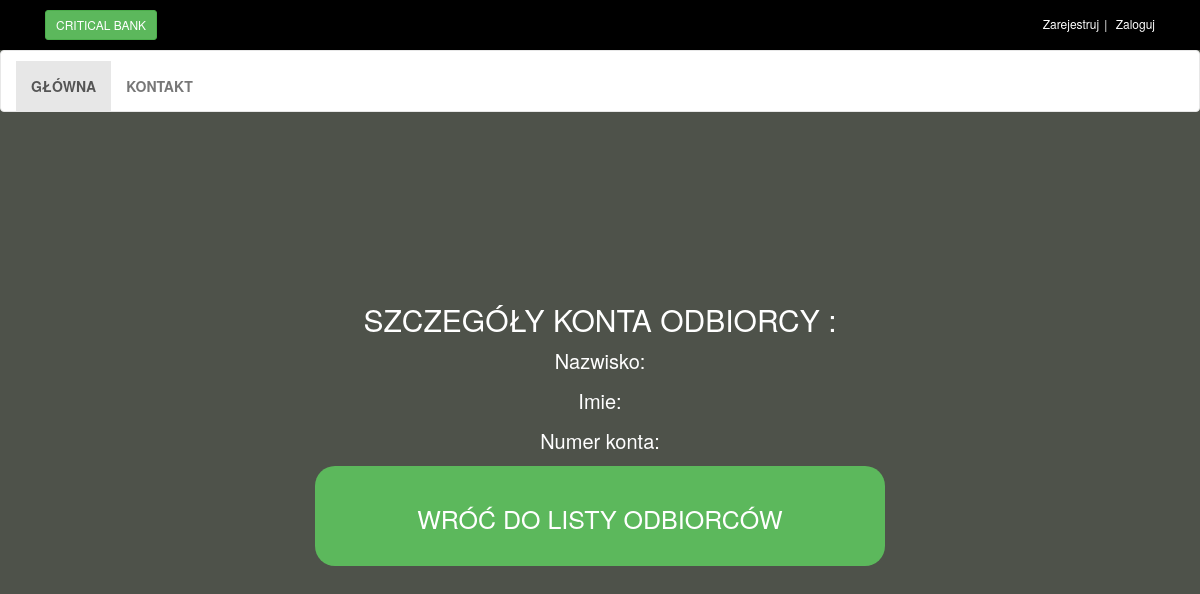
Before: /recipientdetails.php?id=0 with the older database file.
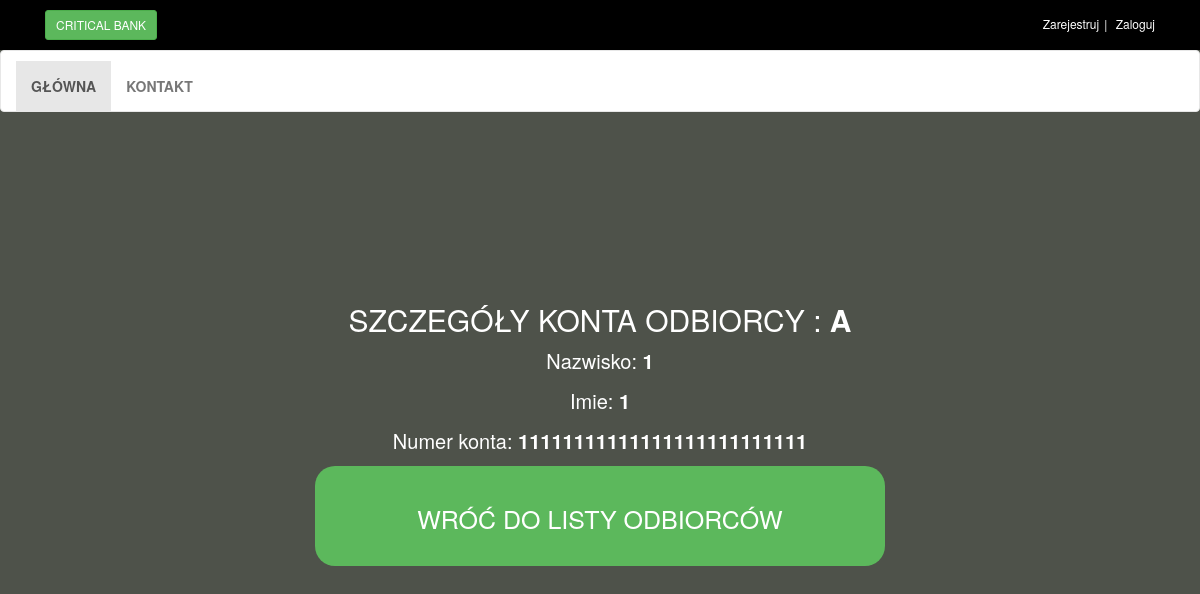
After: the same page with the newer database file.
### tables this page shows
CREATE TABLE `odbiorcy` (
  `IdOdbiorcy` mediumint(9) NOT NULL,
  `KontoOdbiorcy` varchar(26) NOT NULL,
  `NazwaSkrocona` varchar(45) NOT NULL,
  `Imie` varchar(45) NOT NULL,
  `Nazwisko` varchar(45) NOT NULL
);

### recipientdetails.php (the view, shortened to what this page needs)
<!DOCTYPE html>
<html lang="pl">
<head>
    <link rel="stylesheet" href="styles/bootstrap-337.min.css">
    <link rel="stylesheet" href="font-awsome/css/font-awesome.min.css">
    <link rel="stylesheet" href="styles/style.css">
</head>
    <body>
        <div class id="top_menu">
            <div class="container">
                <div class="col-md-6 offer">
                    <a href="#" class= "btn btn-success btn-sm">Critical Bank</a>
                </div>
                <div class="col-md-6">
                    <ul class="menu">
                        <li>
                        <?php
                        if(isset($_SESSION['czyZalogowany'])&&($_SESSION['czyZalogowany'])){
                            $nazwaUzytkownika = $_SESSION['nazwaUzytkownika'];
                            echo "<a href=\"myAccount.php\">Moje konto</a>";
                            echo "</li>";
                            echo "<li>";
                            echo "Witaj ".$nazwaUzytkownika;
                            echo "</li>";
                            echo "<li>";
                            echo "<a href=\"logout.php\">Wyloguj</a>";
                        echo "</li>";
                        }
                        else{
                            echo "<a href=\"Customer_register.php\">Zarejestruj</a>";
                            echo "</li>";
                            echo "<li>";
                            echo "<a href=\"login.php\">Zaloguj</a>";
                        }
                        ?>
                        </li>
                    </ul>
                </div>
            </div>
        </div>
        <div id="navbar" class="navbar navbar-default">
            <div class="cointainer">
                <div class="navbar-collapse collapse" id="navigation">
                    <div class="padding-nav">
                        <ul class="nav navbar-nav left">
                            <li class="active">
                                <a href="index.php">Główna</a>
                            </li>
                            <li>
                                <a href="contact.php">Kontakt</a>
                            </li>
                        </ul>
                    </div>
                </div>
            </div>
        </div>
        <div class="container">
            <div class="row">
                <div class="col-md-12 text-center">
                <?php
                $id=$_GET['id'];
                $polaczenie = @new mysqli("localhost","root","","bank");
                $zapytanie = "SELECT NazwaSkrocona, IdOdbiorcy, Nazwisko, Imie, KontoOdbiorcy FROM odbiorcy WHERE IdOdbiorcy=$id";
                $wynik = $polaczenie->query($zapytanie);
                $wiersz = $wynik->fetch_assoc();
                echo "<h2 class='h2-main details-margin'> Szczegóły konta odbiorcy : <b> ".$wiersz['NazwaSkrocona']."</b></h2>";
                echo "<p class='p-contact'>Nazwisko: <b>".$wiersz['Nazwisko']."</b></p>";
                echo "<p class='p-contact'>Imie:  <b>".$wiersz['Imie']."</b></p>";
                echo "<p class='p-contact'>Numer konta: <b> ".$wiersz['KontoOdbiorcy']."</b></p>";
                echo "<a href=\"recipient.php\"><div class='account-button'>Wróć do listy odbiorców</div></a>";
                ?>
                </div>
            </div>
        </div>
    </body>
</html>

Changed rows visible on the page:
added odbiorcy: NazwaSkrocona "A", Nazwisko "1", Imie "1", KontoOdbiorcy "11111111111111111111111111"
